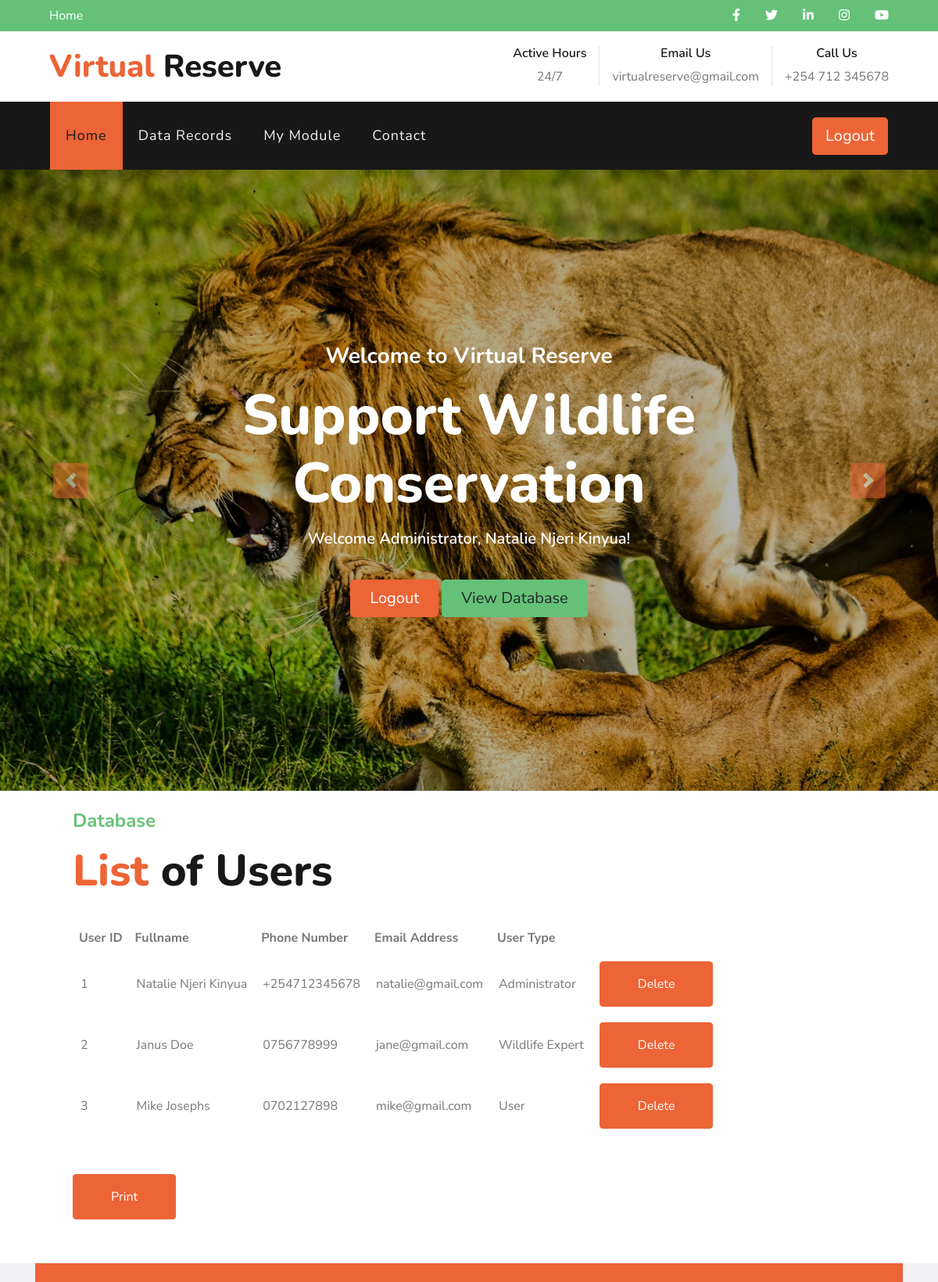
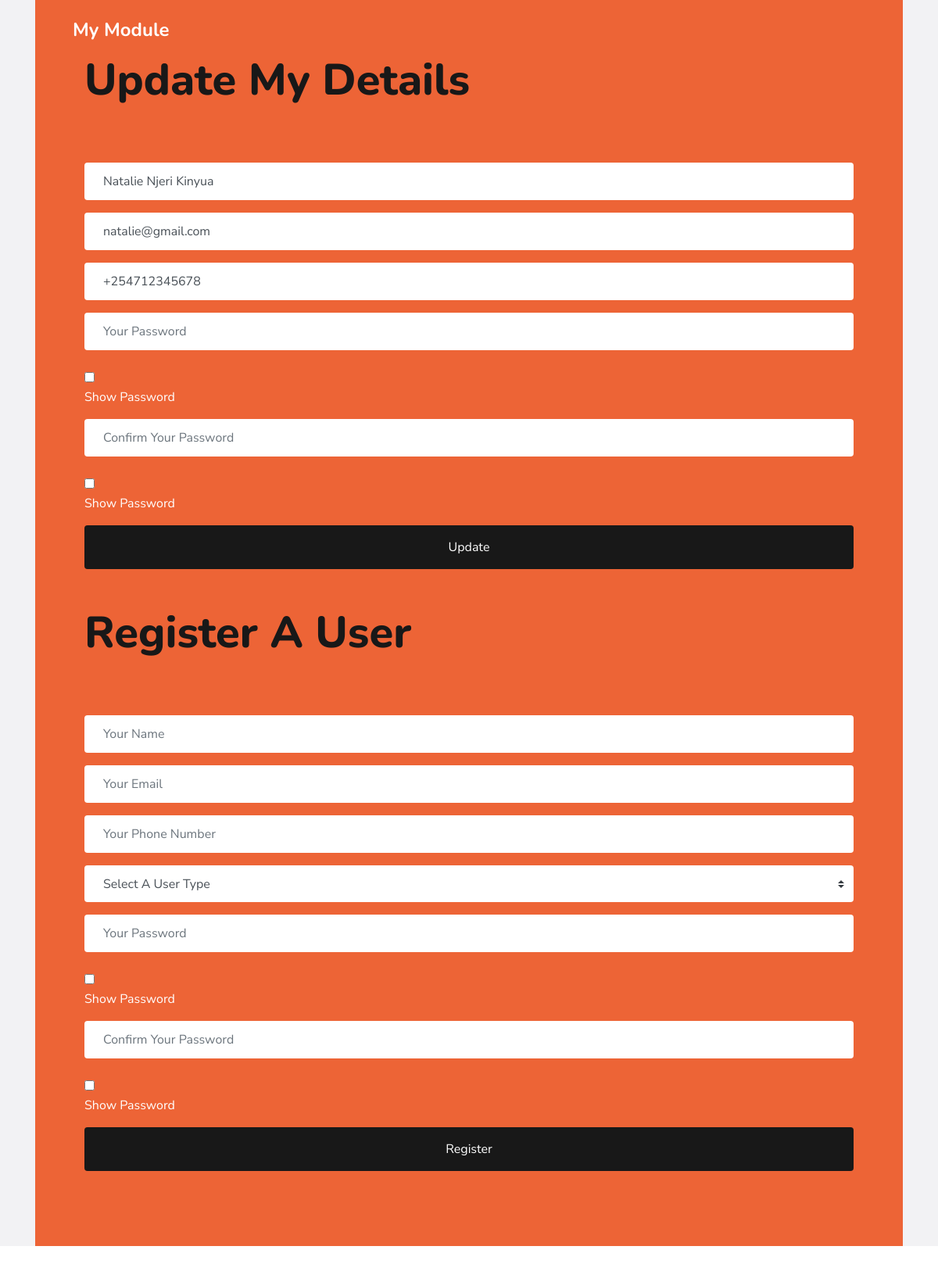
/index.php (signed in, upper part), run on the app's committed database (2 pictures, top to bottom).
### tables this page shows
CREATE TABLE `users` (
  `User_ID` int(11) NOT NULL,
  `Fullname` text NOT NULL,
  `Phone_Number` text NOT NULL,
  `Email_Address` text NOT NULL,
  `Password` text NOT NULL,
  `User_Type` text NOT NULL
);

### index.php (the view, shortened to what this page needs)
<?php
require_once 'php/connection.php';
if (!isset($_SESSION['adminname'])) {
    header("Location: index.html");
}else{
  $filter = $_SESSION['adminname'];
  $query=mysqli_query($conn,"SELECT * FROM `users` WHERE `User_ID`='$filter'")or die(mysqli_error());
  $row1=mysqli_fetch_array($query);
}
?>
<!DOCTYPE html>
<html lang="en">
<head>
    <link href="https://cdnjs.cloudflare.com/ajax/libs/font-awesome/5.10.0/css/all.min.css" rel="stylesheet">
    <link href="lib/flaticon/font/flaticon.css" rel="stylesheet">
    <link href="lib/owlcarousel/assets/owl.carousel.min.css" rel="stylesheet">
    <link href="lib/tempusdominus/css/tempusdominus-bootstrap-4.min.css" rel="stylesheet" />
    <link href="css/style.css" rel="stylesheet">
</head>
<body>
    <div class="container-fluid">
        <div class="row bg-secondary py-2 px-lg-5">
            <div class="col-lg-6 text-center text-lg-left mb-2 mb-lg-0">
                <div class="d-inline-flex align-items-center">
                    <a class="text-white pr-3" href="">Home</a>
                </div>
            </div>
            <div class="col-lg-6 text-center text-lg-right">
                <div class="d-inline-flex align-items-center">
                    <a class="text-white px-3" href="">
                        <i class="fab fa-facebook-f"></i>
                    </a>
                    <a class="text-white px-3" href="">
                        <i class="fab fa-twitter"></i>
                    </a>
                    <a class="text-white px-3" href="">
                        <i class="fab fa-linkedin-in"></i>
                    </a>
                    <a class="text-white px-3" href="">
                        <i class="fab fa-instagram"></i>
                    </a>
                    <a class="text-white pl-3" href="">
                        <i class="fab fa-youtube"></i>
                    </a>
                </div>
            </div>
        </div>
        <div class="row py-3 px-lg-5">
            <div class="col-lg-4">
                <a href="" class="navbar-brand d-none d-lg-block">
                    <h1 class="m-0 display-5 text-capitalize"><span class="text-primary">Virtual</span> Reserve</h1>
                </a>
            </div>
            <div class="col-lg-8 text-center text-lg-right">
                <div class="d-inline-flex align-items-center">
                    <div class="d-inline-flex flex-column text-center pr-3 border-right">
                        <h6>Active Hours</h6>
                        <p class="m-0">24/7</p>
                    </div>
                    <div class="d-inline-flex flex-column text-center px-3 border-right">
                        <h6>Email Us</h6>
                        <p class="m-0">virtualreserve@gmail.com</p>
                    </div>
                    <div class="d-inline-flex flex-column text-center pl-3">
                        <h6>Call Us</h6>
                        <p class="m-0">+254 712 345678</p>
                    </div>
                </div>
            </div>
        </div>
    </div>
    <div class="container-fluid p-0">
        <nav class="navbar navbar-expand-lg bg-dark navbar-dark py-3 py-lg-0 px-lg-5">
            <div class="collapse navbar-collapse justify-content-between px-3" id="navbarCollapse">
                <div class="navbar-nav mr-auto py-0">
                    <a href="index.php" class="nav-item nav-link active">Home</a>
                    <a href="#data" class="nav-item nav-link">Data Records</a>
                    <a href="#mod" class="nav-item nav-link">My Module</a>
                    <a href="#contact" class="nav-item nav-link">Contact</a>
                </div>
                <a href="php/logout.php" class="btn btn-lg btn-primary px-3 d-none d-lg-block">Logout</a>
            </div>
        </nav>
    </div>
    <div class="container-fluid p-0">
        <div id="header-carousel" class="carousel slide" data-ride="carousel">
            <div class="carousel-inner">
                <div class="carousel-item active">
                    <img class="w-100" src="img/c1.jpg" alt="Image">
                    <div class="carousel-caption d-flex flex-column align-items-center justify-content-center">
                        <div class="p-3" style="max-width: 900px;">
<h3 class="text-white mb-3 d-none d-sm-block">Welcome to Virtual Reserve</h3>
<h1 class="display-3 text-white mb-3">Support Wildlife Conservation</h1>
<h5 class="text-white mb-3 d-none d-sm-block">Welcome <?php echo $row1['User_Type']; ?>, <?php echo $row1['Fullname']; ?>!</h5>
<a href="php/logout.php" class="btn btn-lg btn-primary mt-3 mt-md-4 px-4">Logout</a>
<a href="#data" class="btn btn-lg btn-secondary mt-3 mt-md-4 px-4">View Database</a>
                        </div>
                    </div>
                </div>
            </div>
            <a class="carousel-control-prev" href="#header-carousel" data-slide="prev">
                <div class="btn btn-primary rounded" style="width: 45px; height: 45px;">
                    <span class="carousel-control-prev-icon mb-n2"></span>
                </div>
            </a>
            <a class="carousel-control-next" href="#header-carousel" data-slide="next">
                <div class="btn btn-primary rounded" style="width: 45px; height: 45px;">
                    <span class="carousel-control-next-icon mb-n2"></span>
                </div>
            </a>
        </div>
    </div>
    <div class="container" id="data">
        <div class="rw align-items-center">
            <div class="col-lg-12 py-5 py-lg-0 px-3 px-lg-5">
                <br>
                <h4 class="text-secondary mb-3">Database</h4>
                <h1 class="display-4 mb-4"><span class="text-primary">List</span> of Users</h1>
                <div class="row py-2">
                    <div class="col-12">
                        <div class="d-flex align-items-center">
                            <br>
                              <table id="printTable">
<tr style="text-align: left;
  padding: 8px;">
<th style="text-align: left;
  padding: 8px;">User ID</th>
<th style="text-align: left;
  padding: 8px;">Fullname</th>
  <th style="text-align: left;
  padding: 8px;">Phone Number</th>
 <th style="text-align: left;
  padding: 8px;">Email Address</th>
  <th style="text-align: left;
  padding: 8px;">User Type</th>
   <th style="text-align: left; padding: 8px;"></th>
</tr>
<?php
$sql = "SELECT * FROM `users`";
$result = $conn->query($sql);
if ($result->num_rows > 0) {
while($row = $result->fetch_assoc()) {
?>
<tr>
<td><?php echo($row["User_ID"]); ?></td>
<td><?php echo($row["Fullname"]); ?></td>
<td><?php echo($row["Phone_Number"]); ?></td>
<td><?php echo($row["Email_Address"]); ?></td>
<td><?php echo($row["User_Type"]); ?></td>
<td><button id="delbtn" class="btn btn-primary py-3 px-5" onclick="return confirm('Are you sure that you want to delete this user?')?window.location.href='php/functions.php?action=deleteU&id=<?php echo($row["User_ID"]); ?>':true;" title='Delete User'>Delete</button></td>
</tr>
<?php
}
} else { echo "No results"; }
?>
</table>
                        </div>
                                                    <br>
                            <br>
                            <button class="btn btn-primary py-3 px-5" onclick="printData();">Print</button>
                    </div>
                </div>
            </div>
        </div>
    </div>
    <br>
    <br>
    <div class="container-fluid bg-light" id="mod">
        <div class="container">
            <div class="row align-items-center">
                <div class="col-lg-12">
                    <div class="bg-primary py-5 px-4 px-sm-5">
                                            <h4 class="mb-3" style="color: white;">My Module</h4>
                    <div class="col-lg-12">
                    <h1 class="display-4 mb-4">Update My Details</h1>
                        <form class="py-5" name="" method="POST" action="php/functions.php">
                            <div class="form-group">
                                <input type="text" class="form-control border-0 p-4" value="<?php echo $row1['Fullname']; ?>" placeholder="Your Name" name="fname" required="required" />
                            </div>
                            <div class="form-group">
                                <input type="email" name="email" class="form-control border-0 p-4" value="<?php echo $row1['Email_Address']; ?>" placeholder="Your Email" required="required" />
                            </div>
                            <div class="form-group">
                                <input type="text" name="phone" minlength="13" class="form-control border-0 p-4" value="<?php echo $row1['Phone_Number']; ?>" placeholder="Your Phone Number" required="required" />
                            </div>
                            <div class="form-group">
                                <input type="password" name="password" minlength="8" id="pass" class="form-control border-0 p-4" placeholder="Your Password" required="required" />
                                <br>
                                <input type="checkbox" name="" onclick="showPass();"> <p style="color: white;">Show Password</p>
                            </div>
                            <div class="form-group">
                                <input type="password" minlength="8" name="cpassword" id="pass1" class="form-control border-0 p-4" placeholder="Confirm Your Password" required="required" />
                                <br>
                                <input type="checkbox" name="" onclick="showPass1();"> <p style="color: white;">Show Password</p>
                            </div>
                            <div>
                                <button class="btn btn-dark btn-block border-0 py-3" type="submit" name="upu">Update</button>
                            </div>
                        </form>
                    </div>
                    <div class="col-lg-12">
                    <h1 class="display-4 mb-4">Register A User</h1>
                        <form class="py-5" name="" method="POST" action="php/functions.php">
                            <div class="form-group">
                                <input type="text" class="form-control border-0 p-4" placeholder="Your Name" name="fname" required="required" />
                            </div>
                            <div class="form-group">
                                <input type="email" class="form-control border-0 p-4" placeholder="Your Email" name="email" required="required" />
                            </div>
                            <div class="form-group">
                                <input type="text" minlength="13" class="form-control border-0 p-4" placeholder="Your Phone Number" required="required" name="phone" />
                            </div>
                            <div class="form-group">
                                <select class="custom-select border-0 px-4" style="height: 47px;" required name="type">
                                    <option selected="" disabled value="">Select A User Type</option>
                                </select>
                            </div>
                            <div class="form-group">
                                <input type="password" minlength="8" id="pass" class="form-control border-0 p-4" placeholder="Your Password" required="required" name="password" />
                                <br>
                                <input type="checkbox" name="" onclick="showPass();"> <p style="color: white;">Show Password</p>
                            </div>
                            <div class="form-group">
                                <input type="password" minlength="8" id="pass1" class="form-control border-0 p-4" placeholder="Confirm Your Password" name="cpassword" required="required" />
                                <br>
                                <input type="checkbox" name="" onclick="showPass1();"> <p style="color: white;">Show Password</p>
                            </div>
                            <div>
                                <button class="btn btn-dark btn-block border-0 py-3" type="submit" name="regu">Register</button>
                            </div>
                        </form>
                    </div>
                    </div>
                </div>
            </div>
        </div>
    </div>
</body>
</html>

### index.php (style rules this page uses)
table { align-items: center; }
th, tr, td { padding: 10px 10px; }

### data on the page
users: User_Type "Administrator", Fullname "Natalie Njeri Kinyua", User_ID "1", Phone_Number "+254712345678", Email_Address "natalie@gmail.com", fname "Natalie Njeri Kinyua", email "natalie@gmail.com", phone "+254712345678"
users: User_ID "2", Fullname "Janus Doe", Phone_Number "0756778999", Email_Address "jane@gmail.com", User_Type "Wildlife Expert"
users: User_ID "3", Fullname "Mike Josephs", Phone_Number "0702127898", Email_Address "mike@gmail.com", User_Type "User"
